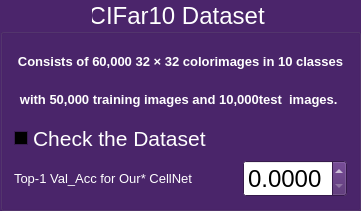
    <widget class="QGroupBox" name="groupBox_5">
     <property name="geometry">
      <rect>
       <x>40</x>
       <y>100</y>
       <width>361</width>
       <height>211</height>
      </rect>
     </property>
     <property name="palette">
      <palette>
       <active>
        <colorrole role="WindowText">
         <brush brushstyle="SolidPattern">
          <color alpha="255">
           <red>255</red>
           <green>255</green>
           <blue>255</blue>
          </color>
         </brush>
        </colorrole>
        <colorrole role="Button">
         <brush brushstyle="SolidPattern">
          <color alpha="255">
           <red>75</red>
           <green>37</green>
           <blue>107</blue>
          </color>
         </brush>
        </colorrole>
        <colorrole role="Light">
         <brush brushstyle="SolidPattern">
          <color alpha="255">
           <red>112</red>
           <green>55</green>
           <blue>161</blue>
          </color>
         </brush>
        </colorrole>
        <colorrole role="Midlight">
         <brush brushstyle="SolidPattern">
          <color alpha="255">
           <red>93</red>
           <green>46</green>
           <blue>134</blue>
          </color>
         </brush>
        </colorrole>
        <colorrole role="Dark">
         <brush brushstyle="SolidPattern">
          <color alpha="255">
           <red>37</red>
           <green>18</green>
           <blue>53</blue>
          </color>
         </brush>
        </colorrole>
        <colorrole role="Mid">
         <brush brushstyle="SolidPattern">
          <color alpha="255">
           <red>50</red>
           <green>24</green>
           <blue>71</blue>
          </color>
         </brush>
        </colorrole>
        <colorrole role="Text">
         <brush brushstyle="SolidPattern">
          <color alpha="255">
           <red>255</red>
           <green>255</green>
           <blue>255</blue>
          </color>
         </brush>
        </colorrole>
        <colorrole role="BrightText">
         <brush brushstyle="SolidPattern">
          <color alpha="255">
           <red>255</red>
           <green>255</green>
           <blue>255</blue>
          </color>
         </brush>
        </colorrole>
        <colorrole role="ButtonText">
         <brush brushstyle="SolidPattern">
          <color alpha="255">
           <red>255</red>
           <green>255</green>
           <blue>255</blue>
          </color>
         </brush>
        </colorrole>
        <colorrole role="Base">
         <brush brushstyle="SolidPattern">
          <color alpha="255">
           <red>0</red>
           <green>0</green>
           <blue>0</blue>
          </color>
         </brush>
        </colorrole>
        <colorrole role="Window">
         <brush brushstyle="SolidPattern">
          <color alpha="255">
           <red>75</red>
           <green>37</green>
           <blue>107</blue>
          </color>
         </brush>
        </colorrole>
        <colorrole role="Shadow">
         <brush brushstyle="SolidPattern">
          <color alpha="255">
           <red>0</red>
           <green>0</green>
           <blue>0</blue>
          </color>
         </brush>
        </colorrole>
        <colorrole role="AlternateBase">
         <brush brushstyle="SolidPattern">
          <color alpha="255">
           <red>37</red>
           <green>18</green>
           <blue>53</blue>
          </color>
         </brush>
        </colorrole>
        <colorrole role="ToolTipBase">
         <brush brushstyle="SolidPattern">
          <color alpha="255">
           <red>255</red>
           <green>255</green>
           <blue>220</blue>
          </color>
         </brush>
        </colorrole>
        <colorrole role="ToolTipText">
         <brush brushstyle="SolidPattern">
          <color alpha="255">
           <red>0</red>
           <green>0</green>
           <blue>0</blue>
          </color>
         </brush>
        </colorrole>
       </active>
       <inactive>
        <colorrole role="WindowText">
         <brush brushstyle="SolidPattern">
          <color alpha="255">
           <red>255</red>
           <green>255</green>
           <blue>255</blue>
          </color>
         </brush>
        </colorrole>
        <colorrole role="Button">
         <brush brushstyle="SolidPattern">
          <color alpha="255">
           <red>75</red>
           <green>37</green>
           <blue>107</blue>
          </color>
         </brush>
        </colorrole>
        <colorrole role="Light">
         <brush brushstyle="SolidPattern">
          <color alpha="255">
           <red>112</red>
           <green>55</green>
           <blue>161</blue>
          </color>
         </brush>
        </colorrole>
        <colorrole role="Midlight">
         <brush brushstyle="SolidPattern">
          <color alpha="255">
           <red>93</red>
           <green>46</green>
           <blue>134</blue>
          </color>
         </brush>
        </colorrole>
        <colorrole role="Dark">
         <brush brushstyle="SolidPattern">
          <color alpha="255">
           <red>37</red>
           <green>18</green>
           <blue>53</blue>
          </color>
         </brush>
        </colorrole>
        <colorrole role="Mid">
         <brush brushstyle="SolidPattern">
          <color alpha="255">
           <red>50</red>
           <green>24</green>
           <blue>71</blue>
          </color>
         </brush>
        </colorrole>
        <colorrole role="Text">
         <brush brushstyle="SolidPattern">
          <color alpha="255">
           <red>255</red>
           <green>255</green>
           <blue>255</blue>
          </color>
         </brush>
        </colorrole>
        <colorrole role="BrightText">
         <brush brushstyle="SolidPattern">
          <color alpha="255">
           <red>255</red>
           <green>255</green>
           <blue>255</blue>
          </color>
         </brush>
        </colorrole>
        <colorrole role="ButtonText">
         <brush brushstyle="SolidPattern">
          <color alpha="255">
           <red>255</red>
           <green>255</green>
           <blue>255</blue>
          </color>
         </brush>
        </colorrole>
        <colorrole role="Base">
         <brush brushstyle="SolidPattern">
          <color alpha="255">
           <red>0</red>
           <green>0</green>
           <blue>0</blue>
          </color>
         </brush>
        </colorrole>
        <colorrole role="Window">
         <brush brushstyle="SolidPattern">
          <color alpha="255">
           <red>75</red>
           <green>37</green>
           <blue>107</blue>
          </color>
         </brush>
        </colorrole>
        <colorrole role="Shadow">
         <brush brushstyle="SolidPattern">
          <color alpha="255">
           <red>0</red>
           <green>0</green>
           <blue>0</blue>
          </color>
         </brush>
        </colorrole>
        <colorrole role="AlternateBase">
         <brush brushstyle="SolidPattern">
          <color alpha="255">
           <red>37</red>
           <green>18</green>
           <blue>53</blue>
          </color>
         </brush>
        </colorrole>
        <colorrole role="ToolTipBase">
         <brush brushstyle="SolidPattern">
          <color alpha="255">
           <red>255</red>
           <green>255</green>
           <blue>220</blue>
          </color>
         </brush>
        </colorrole>
        <colorrole role="ToolTipText">
         <brush brushstyle="SolidPattern">
          <color alpha="255">
           <red>0</red>
           <green>0</green>
           <blue>0</blue>
          </color>
         </brush>
        </colorrole>
       </inactive>
       <disabled>
        <colorrole role="WindowText">
         <brush brushstyle="SolidPattern">
          <color alpha="255">
           <red>37</red>
           <green>18</green>
           <blue>53</blue>
          </color>
         </brush>
        </colorrole>
        <colorrole role="Button">
         <brush brushstyle="SolidPattern">
          <color alpha="255">
           <red>75</red>
           <green>37</green>
           <blue>107</blue>
          </color>
         </brush>
        </colorrole>
        <colorrole role="Light">
         <brush brushstyle="SolidPattern">
          <color alpha="255">
           <red>112</red>
           <green>55</green>
           <blue>161</blue>
          </color>
         </brush>
        </colorrole>
        <colorrole role="Midlight">
         <brush brushstyle="SolidPattern">
          <color alpha="255">
           <red>93</red>
           <green>46</green>
           <blue>134</blue>
          </color>
         </brush>
        </colorrole>
        <colorrole role="Dark">
         <brush brushstyle="SolidPattern">
          <color alpha="255">
           <red>37</red>
           <green>18</green>
           <blue>53</blue>
          </color>
         </brush>
        </colorrole>
        <colorrole role="Mid">
         <brush brushstyle="SolidPattern">
          <color alpha="255">
           <red>50</red>
           <green>24</green>
           <blue>71</blue>
          </color>
         </brush>
        </colorrole>
        <colorrole role="Text">
         <brush brushstyle="SolidPattern">
          <color alpha="255">
           <red>37</red>
           <green>18</green>
           <blue>53</blue>
          </color>
         </brush>
        </colorrole>
        <colorrole role="BrightText">
         <brush brushstyle="SolidPattern">
          <color alpha="255">
           <red>255</red>
           <green>255</green>
           <blue>255</blue>
          </color>
         </brush>
        </colorrole>
        <colorrole role="ButtonText">
         <brush brushstyle="SolidPattern">
          <color alpha="255">
           <red>37</red>
           <green>18</green>
           <blue>53</blue>
          </color>
         </brush>
        </colorrole>
        <colorrole role="Base">
         <brush brushstyle="SolidPattern">
          <color alpha="255">
           <red>75</red>
           <green>37</green>
           <blue>107</blue>
          </color>
         </brush>
        </colorrole>
        <colorrole role="Window">
         <brush brushstyle="SolidPattern">
          <color alpha="255">
           <red>75</red>
           <green>37</green>
           <blue>107</blue>
          </color>
         </brush>
        </colorrole>
        <colorrole role="Shadow">
         <brush brushstyle="SolidPattern">
          <color alpha="255">
           <red>0</red>
           <green>0</green>
           <blue>0</blue>
          </color>
         </brush>
        </colorrole>
        <colorrole role="AlternateBase">
         <brush brushstyle="SolidPattern">
          <color alpha="255">
           <red>75</red>
           <green>37</green>
           <blue>107</blue>
          </color>
         </brush>
        </colorrole>
        <colorrole role="ToolTipBase">
         <brush brushstyle="SolidPattern">
          <color alpha="255">
           <red>255</red>
           <green>255</green>
           <blue>220</blue>
          </color>
         </brush>
        </colorrole>
        <colorrole role="ToolTipText">
         <brush brushstyle="SolidPattern">
          <color alpha="255">
           <red>0</red>
           <green>0</green>
           <blue>0</blue>
          </color>
         </brush>
        </colorrole>
       </disabled>
      </palette>
     </property>
     <property name="font">
      <font>
       <family>Segoe UI</family>
       <pointsize>18</pointsize>
       <weight>50</weight>
       <bold>false</bold>
      </font>
     </property>
     <property name="layoutDirection">
      <enum>Qt::LeftToRight</enum>
     </property>
     <property name="title">
      <string>CIFar10 Dataset </string>
     </property>
     <property name="alignment">
      <set>Qt::AlignCenter</set>
     </property>
     <property name="flat">
      <bool>true</bool>
     </property>
     <layout class="QVBoxLayout" name="verticalLayout_7">
      <item>
       <widget class="QLabel" name="label_16">
        <property name="sizePolicy">
         <sizepolicy hsizetype="Expanding" vsizetype="Expanding">
          <horstretch>0</horstretch>
          <verstretch>0</verstretch>
         </sizepolicy>
        </property>
        <property name="font">
         <font>
          <family>Segoe UI</family>
          <pointsize>10</pointsize>
          <weight>75</weight>
          <italic>false</italic>
          <bold>true</bold>
         </font>
        </property>
        <property name="layoutDirection">
         <enum>Qt::LeftToRight</enum>
        </property>
        <property name="text">
         <string>Consists of 60,000 32 × 32 colorimages in 10 classes</string>
        </property>
        <property name="alignment">
         <set>Qt::AlignCenter</set>
        </property>
       </widget>
      </item>
      <item>
       <widget class="QLabel" name="label_17">
        <property name="sizePolicy">
         <sizepolicy hsizetype="Expanding" vsizetype="Expanding">
          <horstretch>0</horstretch>
          <verstretch>0</verstretch>
         </sizepolicy>
        </property>
        <property name="font">
         <font>
          <family>Segoe UI</family>
          <pointsize>10</pointsize>
          <weight>75</weight>
          <italic>false</italic>
          <bold>true</bold>
         </font>
        </property>
        <property name="layoutDirection">
         <enum>Qt::LeftToRight</enum>
        </property>
        <property name="text">
         <string>with 50,000 training images and 10,000test  images. </string>
        </property>
        <property name="alignment">
         <set>Qt::AlignCenter</set>
        </property>
       </widget>
      </item>
      <item>
       <widget class="QCheckBox" name="inputtheparameters_2">
        <property name="sizePolicy">
         <sizepolicy hsizetype="Expanding" vsizetype="Expanding">
          <horstretch>0</horstretch>
          <verstretch>0</verstretch>
         </sizepolicy>
        </property>
        <property name="font">
         <font>
          <pointsize>16</pointsize>
         </font>
        </property>
        <property name="text">
         <string>Check the Dataset</string>
        </property>
       </widget>
      </item>
      <item>
       <layout class="QHBoxLayout" name="horizontalLayout_8"/>
      </item>
      <item>
       <layout class="QHBoxLayout" name="horizontalLayout_11">
        <item>
         <widget class="QLabel" name="label_35">
          <property name="sizePolicy">
           <sizepolicy hsizetype="Expanding" vsizetype="Expanding">
            <horstretch>0</horstretch>
            <verstretch>0</verstretch>
           </sizepolicy>
          </property>
          <property name="font">
           <font>
            <pointsize>10</pointsize>
            <weight>50</weight>
            <bold>false</bold>
           </font>
          </property>
          <property name="text">
           <string>Top-1 Val_Acc for Our* CellNet</string>
          </property>
         </widget>
        </item>
        <item>
         <widget class="QDoubleSpinBox" name="val_1">
          <property name="palette">
           <palette>
            <active>
             <colorrole role="WindowText">
              <brush brushstyle="SolidPattern">
               <color alpha="255">
                <red>255</red>
                <green>255</green>
                <blue>255</blue>
               </color>
              </brush>
             </colorrole>
             <colorrole role="Button">
              <brush brushstyle="SolidPattern">
               <color alpha="255">
                <red>76</red>
                <green>36</green>
                <blue>106</blue>
               </color>
              </brush>
             </colorrole>
             <colorrole role="Light">
              <brush brushstyle="SolidPattern">
               <color alpha="255">
                <red>114</red>
                <green>54</green>
                <blue>159</blue>
               </color>
              </brush>
             </colorrole>
             <colorrole role="Midlight">
              <brush brushstyle="SolidPattern">
               <color alpha="255">
                <red>95</red>
                <green>45</green>
                <blue>132</blue>
               </color>
              </brush>
             </colorrole>
             <colorrole role="Dark">
              <brush brushstyle="SolidPattern">
               <color alpha="255">
                <red>38</red>
                <green>18</green>
                <blue>53</blue>
               </color>
              </brush>
             </colorrole>
             <colorrole role="Mid">
              <brush brushstyle="SolidPattern">
               <color alpha="255">
                <red>50</red>
                <green>24</green>
                <blue>70</blue>
               </color>
              </brush>
             </colorrole>
             <colorrole role="Text">
              <brush brushstyle="SolidPattern">
               <color alpha="255">
                <red>0</red>
                <green>0</green>
                <blue>0</blue>
               </color>
              </brush>
             </colorrole>
             <colorrole role="BrightText">
              <brush brushstyle="SolidPattern">
               <color alpha="255">
                <red>0</red>
                <green>0</green>
                <blue>0</blue>
               </color>
              </brush>
             </colorrole>
             <colorrole role="ButtonText">
              <brush brushstyle="SolidPattern">
               <color alpha="255">
                <red>255</red>
                <green>255</green>
                <blue>255</blue>
               </color>
              </brush>
             </colorrole>
             <colorrole role="Base">
              <brush brushstyle="SolidPattern">
               <color alpha="255">
                <red>255</red>
                <green>255</green>
                <blue>255</blue>
               </color>
              </brush>
             </colorrole>
             <colorrole role="Window">
              <brush brushstyle="SolidPattern">
               <color alpha="255">
                <red>76</red>
                <green>36</green>
                <blue>106</blue>
               </color>
              </brush>
             </colorrole>
             <colorrole role="Shadow">
              <brush brushstyle="SolidPattern">
               <color alpha="255">
                <red>0</red>
                <green>0</green>
                <blue>0</blue>
               </color>
              </brush>
             </colorrole>
             <colorrole role="AlternateBase">
              <brush brushstyle="SolidPattern">
               <color alpha="255">
                <red>38</red>
                <green>18</green>
                <blue>53</blue>
               </color>
              </brush>
             </colorrole>
             <colorrole role="ToolTipBase">
              <brush brushstyle="SolidPattern">
               <color alpha="255">
                <red>255</red>
                <green>255</green>
                <blue>220</blue>
               </color>
              </brush>
             </colorrole>
             <colorrole role="ToolTipText">
              <brush brushstyle="SolidPattern">
               <color alpha="255">
                <red>0</red>
                <green>0</green>
                <blue>0</blue>
               </color>
              </brush>
             </colorrole>
            </active>
            <inactive>
             <colorrole role="WindowText">
              <brush brushstyle="SolidPattern">
               <color alpha="255">
                <red>255</red>
                <green>255</green>
                <blue>255</blue>
               </color>
              </brush>
             </colorrole>
             <colorrole role="Button">
              <brush brushstyle="SolidPattern">
               <color alpha="255">
                <red>76</red>
                <green>36</green>
                <blue>106</blue>
               </color>
              </brush>
             </colorrole>
             <colorrole role="Light">
              <brush brushstyle="SolidPattern">
               <color alpha="255">
                <red>114</red>
                <green>54</green>
                <blue>159</blue>
               </color>
              </brush>
             </colorrole>
             <colorrole role="Midlight">
              <brush brushstyle="SolidPattern">
               <color alpha="255">
                <red>95</red>
                <green>45</green>
                <blue>132</blue>
               </color>
              </brush>
             </colorrole>
             <colorrole role="Dark">
              <brush brushstyle="SolidPattern">
               <color alpha="255">
                <red>38</red>
                <green>18</green>
                <blue>53</blue>
               </color>
              </brush>
             </colorrole>
             <colorrole role="Mid">
              <brush brushstyle="SolidPattern">
               <color alpha="255">
                <red>50</red>
                <green>24</green>
                <blue>70</blue>
               </color>
              </brush>
             </colorrole>
             <colorrole role="Text">
              <brush brushstyle="SolidPattern">
               <color alpha="255">
                <red>0</red>
                <green>0</green>
                <blue>0</blue>
               </color>
              </brush>
             </colorrole>
             <colorrole role="BrightText">
              <brush brushstyle="SolidPattern">
               <color alpha="255">
                <red>0</red>
                <green>0</green>
                <blue>0</blue>
               </color>
              </brush>
             </colorrole>
             <colorrole role="ButtonText">
              <brush brushstyle="SolidPattern">
               <color alpha="255">
                <red>255</red>
                <green>255</green>
                <blue>255</blue>
               </color>
              </brush>
             </colorrole>
             <colorrole role="Base">
              <brush brushstyle="SolidPattern">
               <color alpha="255">
                <red>255</red>
                <green>255</green>
                <blue>255</blue>
               </color>
              </brush>
             </colorrole>
             <colorrole role="Window">
              <brush brushstyle="SolidPattern">
               <color alpha="255">
                <red>76</red>
                <green>36</green>
                <blue>106</blue>
               </color>
              </brush>
             </colorrole>
             <colorrole role="Shadow">
              <brush brushstyle="SolidPattern">
               <color alpha="255">
                <red>0</red>
                <green>0</green>
                <blue>0</blue>
               </color>
              </brush>
             </colorrole>
             <colorrole role="AlternateBase">
              <brush brushstyle="SolidPattern">
               <color alpha="255">
                <red>38</red>
                <green>18</green>
                <blue>53</blue>
               </color>
              </brush>
             </colorrole>
             <colorrole role="ToolTipBase">
              <brush brushstyle="SolidPattern">
               <color alpha="255">
                <red>255</red>
                <green>255</green>
                <blue>220</blue>
               </color>
              </brush>
             </colorrole>
             <colorrole role="ToolTipText">
              <brush brushstyle="SolidPattern">
               <color alpha="255">
                <red>0</red>
                <green>0</green>
                <blue>0</blue>
               </color>
              </brush>
             </colorrole>
            </inactive>
            <disabled>
             <colorrole role="WindowText">
              <brush brushstyle="SolidPattern">
               <color alpha="255">
                <red>38</red>
                <green>18</green>
                <blue>53</blue>
               </color>
              </brush>
             </colorrole>
             <colorrole role="Button">
              <brush brushstyle="SolidPattern">
               <color alpha="255">
                <red>76</red>
                <green>36</green>
                <blue>106</blue>
               </color>
              </brush>
             </colorrole>
             <colorrole role="Light">
              <brush brushstyle="SolidPattern">
               <color alpha="255">
                <red>114</red>
                <green>54</green>
                <blue>159</blue>
               </color>
              </brush>
             </colorrole>
             <colorrole role="Midlight">
              <brush brushstyle="SolidPattern">
               <color alpha="255">
                <red>95</red>
                <green>45</green>
                <blue>132</blue>
               </color>
              </brush>
             </colorrole>
             <colorrole role="Dark">
              <brush brushstyle="SolidPattern">
               <color alpha="255">
                <red>38</red>
                <green>18</green>
                <blue>53</blue>
               </color>
              </brush>
             </colorrole>
             <colorrole role="Mid">
              <brush brushstyle="SolidPattern">
               <color alpha="255">
                <red>50</red>
                <green>24</green>
                <blue>70</blue>
               </color>
              </brush>
             </colorrole>
             <colorrole role="Text">
              <brush brushstyle="SolidPattern">
               <color alpha="255">
                <red>38</red>
                <green>18</green>
                <blue>53</blue>
               </color>
              </brush>
             </colorrole>
             <colorrole role="BrightText">
              <brush brushstyle="SolidPattern">
               <color alpha="255">
                <red>0</red>
                <green>0</green>
                <blue>0</blue>
               </color>
              </brush>
             </colorrole>
             <colorrole role="ButtonText">
              <brush brushstyle="SolidPattern">
               <color alpha="255">
                <red>38</red>
                <green>18</green>
                <blue>53</blue>
               </color>
              </brush>
             </colorrole>
             <colorrole role="Base">
              <brush brushstyle="SolidPattern">
               <color alpha="255">
                <red>76</red>
                <green>36</green>
                <blue>106</blue>
               </color>
              </brush>
             </colorrole>
             <colorrole role="Window">
              <brush brushstyle="SolidPattern">
               <color alpha="255">
                <red>76</red>
                <green>36</green>
                <blue>106</blue>
               </color>
              </brush>
             </colorrole>
             <colorrole role="Shadow">
              <brush brushstyle="SolidPattern">
               <color alpha="255">
                <red>0</red>
                <green>0</green>
                <blue>0</blue>
               </color>
              </brush>
             </colorrole>
             <colorrole role="AlternateBase">
              <brush brushstyle="SolidPattern">
               <color alpha="255">
                <red>76</red>
                <green>36</green>
                <blue>106</blue>
               </color>
              </brush>
             </colorrole>
             <colorrole role="ToolTipBase">
              <brush brushstyle="SolidPattern">
               <color alpha="255">
                <red>255</red>
                <green>255</green>
                <blue>220</blue>
               </color>
              </brush>
             </colorrole>
             <colorrole role="ToolTipText">
              <brush brushstyle="SolidPattern">
               <color alpha="255">
                <red>0</red>
                <green>0</green>
                <blue>0</blue>
               </color>
              </brush>
             </colorrole>
            </disabled>
           </palette>
          </property>
          <property name="decimals">
           <number>4</number>
          </property>
          <property name="maximum">
           <double>1.000000000000000</double>
          </property>
          <property name="singleStep">
           <double>0.001000000000000</double>
          </property>
         </widget>
        </item>
       </layout>
      </item>
     </layout>
    </widget>
